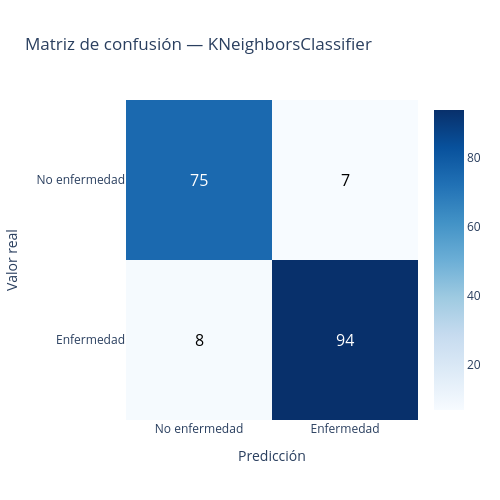

The notebook cell this image was saved under:
### Markdown cell above
## 7. Matriz de confusión

### Code cell
cm = confusion_matrix(y_test, y_pred)
labels = ["No enfermedad", "Enfermedad"]

fig = go.Figure(data=go.Heatmap(
    z=cm,
    x=labels,
    y=labels,
    colorscale="Blues",
    showscale=True,
    hovertemplate="Real: %{y}<br>Predicho: %{x}<br>Conteo: %{z}<extra></extra>"
))

annotations = []
for i, row_label in enumerate(labels):
    for j, col_label in enumerate(labels):
        annotations.append(dict(
            x=col_label, y=row_label,
            text=str(cm[i, j]),
            showarrow=False,
            font=dict(color="white" if cm[i, j] > cm.max() / 2 else "black", size=16)
        ))

fig.update_layout(
    title=f"Matriz de confusión — {best_model.named_steps['model'].__class__.__name__}",
    xaxis_title="Predicción",
    yaxis_title="Valor real",
    annotations=annotations,
    width=500,
    height=500
)
fig.update_yaxes(autorange="reversed")
fig.show()

### Figure 1 — Plotly figure (JSON) as saved in the notebook; plotly's stock layout.template omitted (floating-point values rounded to 4 significant figures)
{"data": [{"colorscale": [[0, "rgb(247,251,255)"], [0.125, "rgb(222,235,247)"], [0.25, "rgb(198,219,239)"], [0.375, "rgb(158,202,225)"], [0.5, "rgb(107,174,214)"], [0.625, "rgb(66,146,198)"], [0.75, "rgb(33,113,181)"], [0.875, "rgb(8,81,156)"], [1, "rgb(8,48,107)"]], "hovertemplate": "Real: %{y}<br>Predicho: %{x}<br>Conteo: %{z}<extra></extra>", "showscale": true, "type": "heatmap", "x": ["No enfermedad", "Enfermedad"], "y": ["No enfermedad", "Enfermedad"], "z": [[75, 7], [8, 94]]}], "layout": {"annotations": [{"font": {"color": "white", "size": 16}, "showarrow": false, "text": "75", "x": "No enfermedad", "y": "No enfermedad"}, {"font": {"color": "black", "size": 16}, "showarrow": false, "text": "7", "x": "Enfermedad", "y": "No enfermedad"}, {"font": {"color": "black", "size": 16}, "showarrow": false, "text": "8", "x": "No enfermedad", "y": "Enfermedad"}, {"font": {"color": "white", "size": 16}, "showarrow": false, "text": "94", "x": "Enfermedad", "y": "Enfermedad"}], "height": 500, "title": {"text": "Matriz de confusión — KNeighborsClassifier"}, "width": 500, "xaxis": {"title": {"text": "Predicción"}}, "yaxis": {"autorange": "reversed", "title": {"text": "Valor real"}}}}
